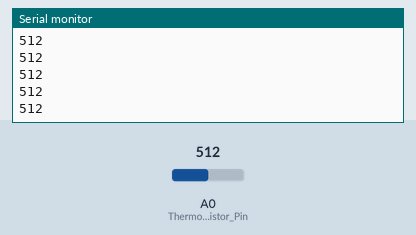
Bench run of a sketch on a simulated Arduino Uno, built with avr-gcc and run on an emulated ATmega328P. On the bench: the last lines printed to the serial monitor. The test bench sets the inputs (shaded band); at power-on: A0 (ThermoResistor_Pin) = 512.

Above: at 1.2 s.
1.3 s: A0 (ThermoResistor_Pin) set to 716
At 1.32 s:
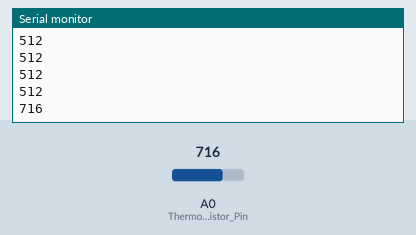
2.8 s: A0 (ThermoResistor_Pin) set to 900
At 2.83 s:
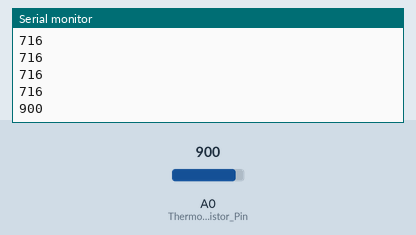
Timing chart, 0 to 5.8 s (numbered marks = the images above; inputs shaded):
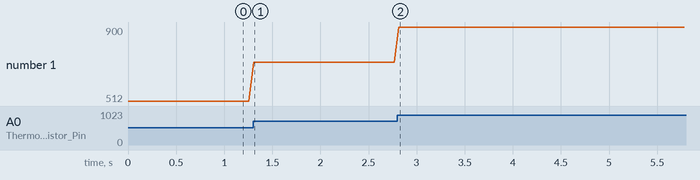

The sketch:

Lab_5_Code_-_ThermoResistor.ino
```cpp
// Lab 5: ThermoResistor Sensor
// Tyler W. Grindrod

#define ThermoResistor_Pin A0

void setup() {
  Serial.begin(9600);
}

void loop() {

  int temperature = analogRead(ThermoResistor_Pin);
  Serial.println(temperature);
  delay(50); // wait 50ms between readings

}
```

Measured:
- after the input at 1.3 s, the serial monitor: prints a new line at once (image 1)
- after the input at 2.8 s, the serial monitor: prints a new line at once (image 2)
- plotted number 1: 512 → 716 after the input at 1.3 s, 716 → 900 after the input at 2.8 s
